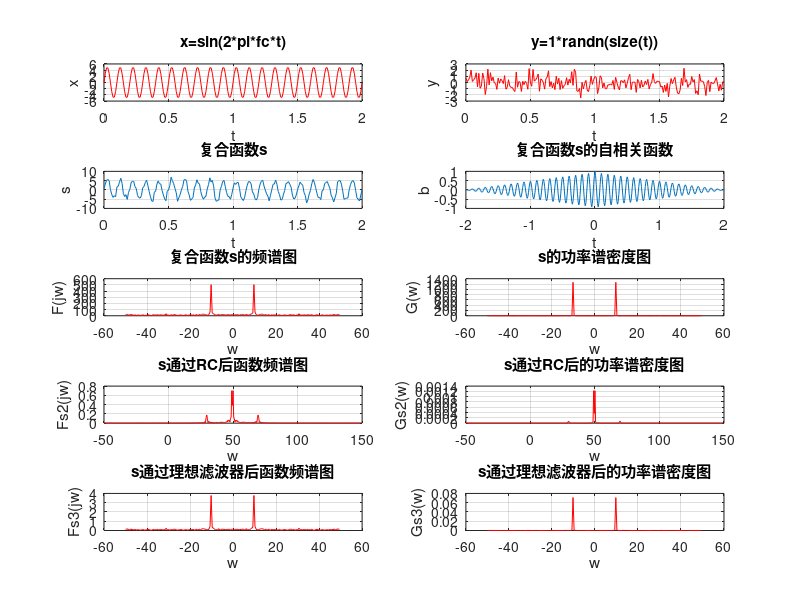

This chart was generated by the following MATLAB code:
clc;clear
close all
%%产生一个正弦信号
fs=100;%采样频率为100HZ
fc=10;%信号频率为10HZ
t=0:1/fs:2;

x=5*sin(2*pi*fc*t);
y=1*randn(size(t));
s=x+y;

[a,b]=xcorr(s,'coeff');


subplot(5,2,1);
plot(t,x,'r')
title('x=sin(2*pi*fc*t)');
ylabel('x')
xlabel('t')
grid;
subplot(5,2,2);
plot(t,y,'r');
title('y=1*randn(size(t))');
ylabel('y');
xlabel('t');
grid;
subplot(5,2,3);
plot(t,s);
title('复合函数s');
ylabel('s');
xlabel('t');
grid;
subplot(5,2,4); 
plot(b*(1/fs),a);   % b*(1/fs)   采样恢复到秒
title('复合函数s的自相关函数');
ylabel('b');
xlabel('t');
grid;

Fs=fft(s);
Fs1=fftshift(Fs);
f=(0:200)*fs/201-fs/2;
subplot(5,2,5);
plot(f,abs(Fs1),'r');
title('复合函数s的频谱图');
ylabel('F(jw)');
xlabel('w');
grid;


p=Fs1.*conj(Fs1)/length(Fs1);
subplot(5,2,6);
plot(f,p,'r');
title('s的功率谱密度图');
ylabel('G(w)');
xlabel('w');
grid;

b=10;
s2=conv2(s,b*pi^-b*t); %s2=conv2(s,b*pi^-b*t);
Fs2=fftshift(fft(s2));
f=(0:400)*fs/201-fs/2;
subplot(5,2,7);
plot(f,abs(Fs2),'r');
title('s通过RC后函数频谱图');
ylabel('Fs2(jw)');
xlabel('w');
grid;

p1=Fs2.*conj(Fs2)/length(Fs2);
subplot(5,2,8);
plot(f,p1,'r');
title('s通过RC后的功率谱密度图');
ylabel('Gs2(w)');
xlabel('w');
grid;

s3=conv2(s,sin(10*t)/(pi*t));
Fs3=fftshift(fft(s3));
f=(0:200)*fs/201-fs/2;
subplot(5,2,9);
plot(f,abs(Fs3),'r');
title('s通过理想滤波器后函数频谱图');
ylabel('Fs3(jw)');
xlabel('w');
grid;

p2=Fs3.*conj(Fs3)/length(Fs3);
subplot(5,2,10);
plot(f,p2,'r');
title('s通过理想滤波器后的功率谱密度图');
ylabel('Gs3(w)');
xlabel('w');
grid;